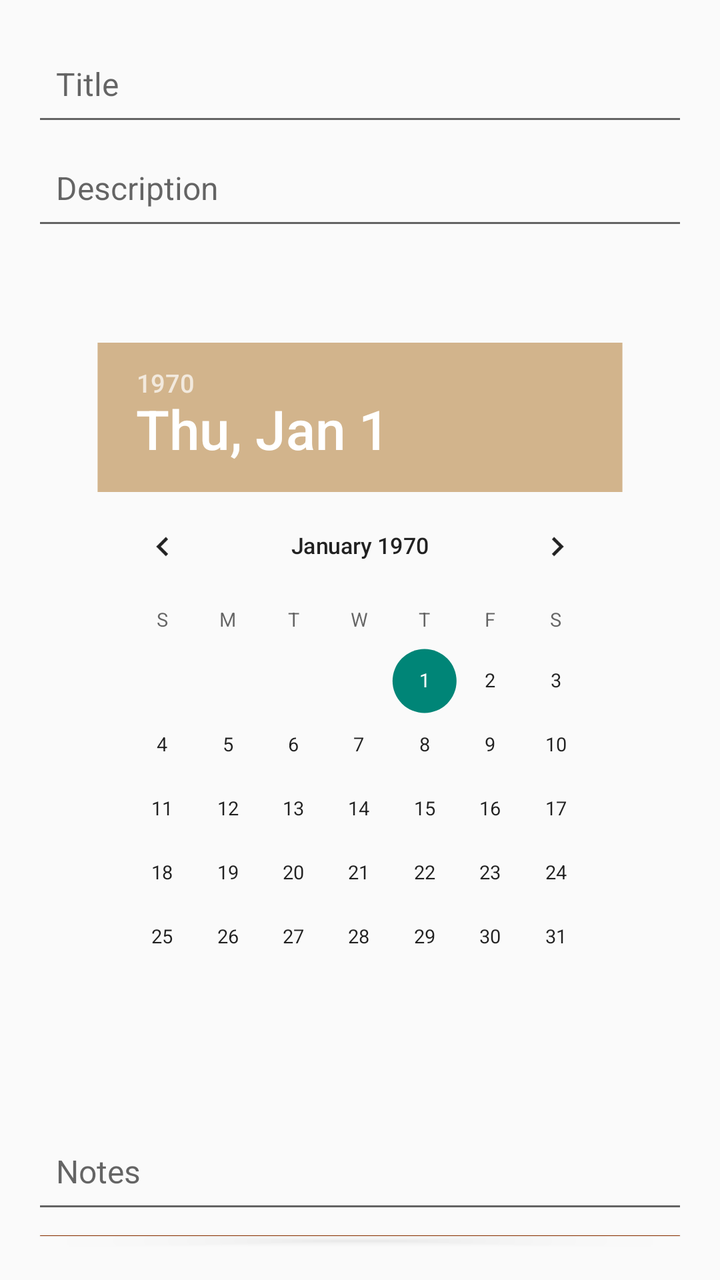
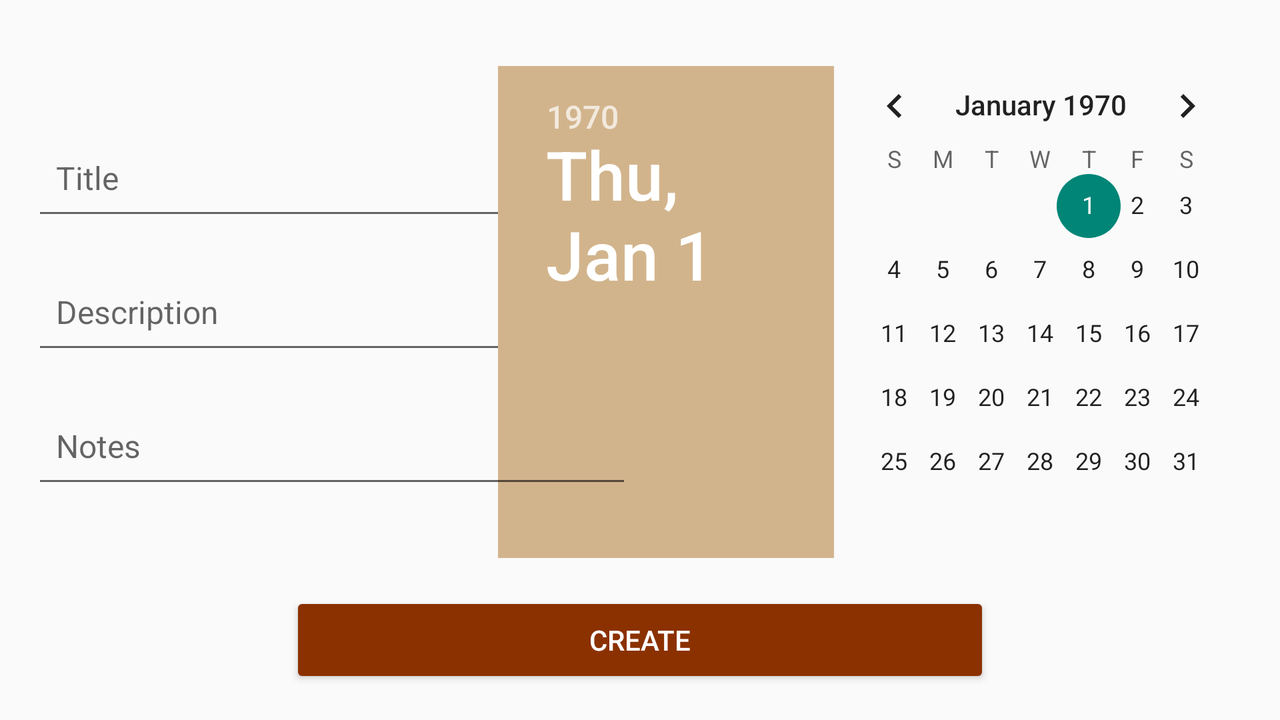

One screen, two layout resources from the same app: the default and the repository's alternative for another configuration. Each is rendered where Android would select it; the XML of both is given below.
<!-- AndroidManifest.xml: application theme Theme.ToDo -->
<!-- res/layout/activity_add.xml -->
<?xml version="1.0" encoding="utf-8"?>
<LinearLayout xmlns:android="http://schemas.android.com/apk/res/android"
    android:layout_width="match_parent"
    android:layout_height="match_parent"
    android:orientation="vertical"
    android:padding="16dp">

    <EditText
        android:id="@+id/title_edittext"
        style="@style/edittext_style"
        android:layout_width="match_parent"
        android:hint="@string/title"
        android:importantForAutofill="no"
        android:maxLines="1" />

    <EditText
        android:id="@+id/description_edittext"
        style="@style/edittext_style"
        android:layout_width="match_parent"
        android:hint="@string/description"
        android:importantForAutofill="no"
        android:maxLines="4" />

    <DatePicker
        android:id="@+id/due_datepicker"
        android:layout_width="wrap_content"
        android:layout_height="wrap_content"
        android:layout_marginTop="8dp"
        android:calendarViewShown="false"
        android:colorControlActivated="@color/brown"
        android:datePickerMode="calendar"
        android:headerBackground="@color/brown"
        android:scaleX="0.8"
        android:scaleY="0.8"
        android:spinnersShown="false" />

    <EditText
        android:id="@+id/notes_edittext"
        style="@style/edittext_style"
        android:layout_width="match_parent"
        android:hint="@string/notes"
        android:importantForAutofill="no"
        android:maxLines="4" />

    <Button
        android:id="@+id/createButton"
        style="@style/button_style"
        android:layout_width="match_parent"
        android:layout_height="wrap_content"
        android:text="@string/create" />

</LinearLayout>
<!-- resources referenced by this layout -->
<resources>
  <color name="brown">#D2B48C</color>
  <string name="create">Create</string>
  <string name="description">Description</string>
  <string name="notes">Notes</string>
  <string name="title">Title</string>
  <style name="button_style">
          <item name="android:backgroundTint">@color/rust</item>
          <item name="android:textColor">@color/white</item>
      </style>
  <style name="edittext_style">
          <item name="android:padding">12dp</item>
          <item name="android:textSize">16sp</item>
          <item name="android:inputType">text</item>
          <item name="android:layout_height">52dp</item>
      </style>
  <style name="Theme.ToDo" parent="Theme.AppCompat.DayNight.DarkActionBar">
          
          <item name="colorPrimary">@color/rust</item>
          <item name="colorPrimaryVariant">@color/rust</item>
          <item name="colorOnPrimary">@color/white</item>
          
          <item name="colorSecondary">@color/brown</item>
          <item name="colorSecondaryVariant">@color/brown</item>
          <item name="colorOnSecondary">@color/black</item>
          
          <item name="android:statusBarColor">@color/rust</item>
          
      </style>
  <color name="rust">#8B3100</color>
  <color name="white">#FFFFFFFF</color>
  <color name="black">#FF000000</color>
</resources>
<!-- res/layout-land/activity_add.xml (the repository's variant of the layout above) -->
<!-- drawn on the phone turned sideways -->
<?xml version="1.0" encoding="utf-8"?>
<androidx.constraintlayout.widget.ConstraintLayout xmlns:android="http://schemas.android.com/apk/res/android"
    xmlns:app="http://schemas.android.com/apk/res-auto"
    android:layout_width="match_parent"
    android:layout_height="match_parent"
    android:orientation="vertical"
    android:padding="16dp">

    <EditText
        android:id="@+id/title_edittext"
        style="@style/edittext_style"
        android:layout_width="300dp"
        android:layout_marginBottom="15dp"
        android:hint="@string/title"
        android:importantForAutofill="no"
        android:maxLines="1"
        app:layout_constraintBottom_toTopOf="@+id/description_edittext"
        app:layout_constraintStart_toStartOf="parent" />

    <EditText
        android:id="@+id/description_edittext"
        style="@style/edittext_style"
        android:layout_width="300dp"
        android:hint="@string/description"
        android:importantForAutofill="no"
        android:maxLines="4"
        app:layout_constraintBottom_toTopOf="@+id/createButton"
        app:layout_constraintStart_toStartOf="parent"
        app:layout_constraintTop_toTopOf="parent" />

    <DatePicker
        android:id="@+id/due_datepicker"
        android:layout_width="375dp"
        android:layout_height="wrap_content"
        android:calendarViewShown="false"
        android:colorControlActivated="@color/brown"
        android:datePickerMode="calendar"
        android:headerBackground="@color/brown"
        android:spinnersShown="false"
        app:layout_constraintBottom_toTopOf="@+id/createButton"
        app:layout_constraintEnd_toEndOf="parent"
        app:layout_constraintTop_toTopOf="parent" />

    <EditText
        android:id="@+id/notes_edittext"
        style="@style/edittext_style"
        android:layout_width="300dp"
        android:layout_marginTop="15dp"
        android:hint="@string/notes"
        android:importantForAutofill="no"
        android:maxLines="4"
        app:layout_constraintStart_toStartOf="parent"
        app:layout_constraintTop_toBottomOf="@+id/description_edittext" />

    <Button
        android:id="@+id/createButton"
        style="@style/button_style"
        android:layout_width="350dp"
        android:layout_height="wrap_content"
        android:text="@string/create"
        app:layout_constraintBottom_toBottomOf="parent"
        app:layout_constraintEnd_toEndOf="parent"
        app:layout_constraintStart_toStartOf="parent" />

</androidx.constraintlayout.widget.ConstraintLayout>
